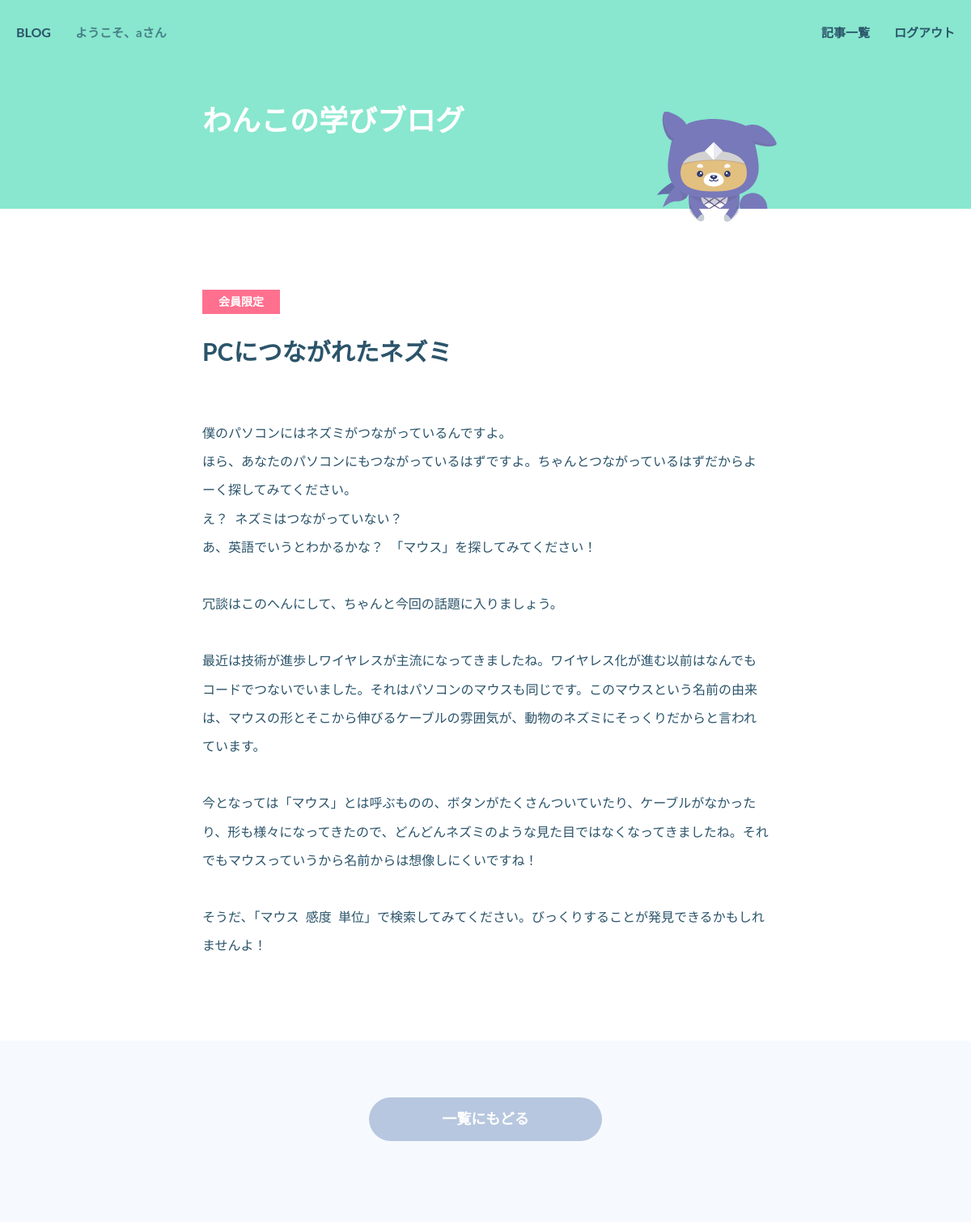
Page /article/3/ (signed in) on the committed database.
### blog/models.py (models this page shows, shortened)
class BlogModel(models.Model):
    title = models.CharField(max_length=100)
    summary = models.TextField()
    content = models.TextField()
    category = models.CharField(
        max_length=50,
        choices=CATEGORY)

### blog/views.py (the view)
# urls.py: path('article/<int:pk>/', BlogArticle.as_view(), name='article')
class BlogArticle(DetailView):
    template_name = 'blog/article.html'
    model = BlogModel

### blog/templates/blog/article.html (shortened to what this page needs)
{% extends 'blog/base.html' %}
{% load static %}
{% block content %}
  <main>
    <div class="article">
      {% if object.category == 'limited' %}
        <i>会員限定</i>
        <h1>{{ object.title }}</h1>
        {% if user.is_authenticated %}
          <p>{{ object.content }}</p>
        {% endif %}
      {% endif %}
    </div>
  </main>
  <footer>
    <a class="btn sub" href="{% url 'blog:list' %}">一覧にもどる</a>
  </footer>
{% endblock content %}

### blog/templates/blog/base.html (shortened to what this page needs)
{% load static %}
<!DOCTYPE html>
<html>
  <head>
    <link rel="stylesheet" href="{% static 'blog/style.css' %}">
  </head>
  <body>
    <header>
        <div class="header-nav">
          <a href="/">BLOG</a>
          {% if user.is_authenticated %}
          <p>ようこそ、{{ user.username }}さん</p>
          {% else %}
          <p>ようこそ、ゲストさん</p>
          {% endif %}
          <ul>
            <li><a href="{% url 'blog:list' %}">記事一覧</a></li>
            {% if user.is_authenticated %}
              <li><a href="{% url 'blog:logout' %}">ログアウト</a></li>
            {% else %}
              <li><a href="{% url 'blog:signup' %}">新規登録</a></li>
              <li><a href="{% url 'blog:login' %}">ログイン</a></li>
            {% endif %}
          </ul>
        </div>
        <p>わんこの学びブログ</p>
      </header>
  </body>
{% block content %}
{% endblock content %}

### blog/static/blog/style.css (style rules this page uses)
*, *::before, *::after { box-sizing: border-box; }
ul, ol { padding: 0; list-style: none; }
body, h1, h2, h3, p, ul { margin: 0; }
body { min-height: 100vh; text-rendering: optimizeSpeed; color: #2B546A; line-height: 1.6; display: flex; flex-direction: column; font-family: Lato, "Hiragino Maru Gothic Pro", "Meiryo UI", Meiryo, "MS PGothic", sans-serif; }
a { text-decoration: none; }
.article { padding: 20px 0 0; }
.article > h1 { font-size: 30px; word-wrap: break-word; white-space: pre-wrap; line-height: 1.5; margin-bottom: 60px; }
.article > p { font-size: 16px; word-wrap: break-word; white-space: pre-wrap; line-height: 2.2; }
.article > i { display: inline-flex; align-items: center; background-color: #FF708F; color: #ffffff; font-size: 14px; font-weight: bold; padding: 4px 20px; font-style: normal; margin-bottom: 24px; margin-top: 0px; }
.btn { display: inline-flex; align-items: center; font-size: 18px; font-weight: bold; color: #ffffff; background-color: #4CCFC9; height: 54px; padding: 0 90px; border-radius: 27px; }
.btn.sub { background-color: #B7C7DF; }
footer { background-color: #F6FAFF; text-align: center; padding: 70px 0 100px; flex: 1; }
header { background-color: #88E7CE; }
header > p { position: relative; max-width: 700px; margin: 0 auto; color: #ffffff; font-size: 36px; font-weight: bold; padding: 40px 0 80px; }
header > p:after { position: absolute; content: ""; display: block; width: 148px; height: 136px; bottom: -16px; right: -10px; background-size: 148px 136px; background-repeat: no-repeat; background-image: url('./wanko.svg'); }
.header-nav { display: flex; flex-wrap: nowrap; justify-content: space-between; align-items: center; min-width: 700px; max-width: 1200px; padding: 0 20px; margin: 0 auto; height: 80px; }
.header-nav > a { color: #2B546A; font-weight: bold; }
.header-nav p { padding-left: 30px; font-size: 15px; color: #2B546A; font-weight: bold; word-wrap: break-word; opacity: 0.7; flex: 1; }
.header-nav ul { text-align: right; display: flex; }
.header-nav li > a { white-space: nowrap; display: inline-block; font-size: 15px; color: #2B546A; font-weight: bold; padding-left: 30px; }
main { max-width: 700px; width: 100%; margin: 0 auto; padding: 80px 0 100px; }

### rows in the picture
BlogModel: title "PCにつながれたネズミ", content "僕のパソコンにはネズミがつながっているんですよ。 ほら、あなたのパソコンにもつながっているはずですよ。ちゃんとつながっているはずだからよーく探してみてください。 え？ ネズミはつながっていない？ あ、英語でいうとわかるかな？ 「マウス」を探してみてください！ 冗談はこのへんにして、ちゃんと今回の話題に入りましょう。 最近は技術が進歩しワイヤレスが主流になってきましたね。ワイヤレス化が進む以前はなんでもコードでつないでいました。それはパソコンのマウスも同じです。このマウスという名前の由来は、マウスの形とそこから伸びるケーブルの雰囲気が、動物のネズミにそっくりだからと言われています。 今となっては「マウス」とは呼ぶものの、ボタンがたくさんついていたり、ケーブルがなかったり、形も様々になってきたので、どんどんネズミのような見た目ではなくなってきましたね。それでもマウスっていうから名前からは想像しにくいですね！ そうだ、「マウス 感度 単位」で検索してみてください。びっくりすることが発見できるかもしれませんよ！"

### other values in the picture
{{ user.username }} "a"
